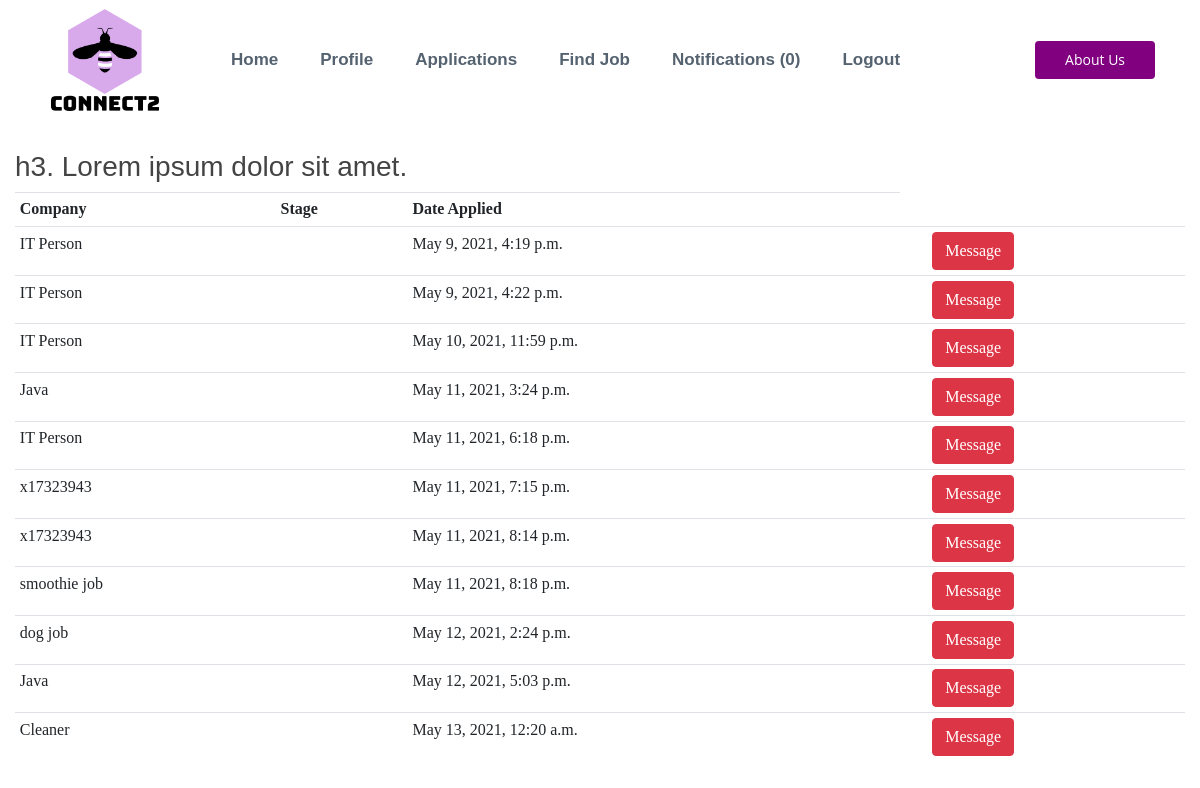
The app's page /employee_applications/ (signed in) with its own data.
### account/models.py (models this page shows, shortened)
class Application(models.Model):
    STATUS = {
        ('applied', 'applied'),
        ('second round', 'second round'),
        ('interview', 'interview'),
        ('accepted', 'accepted'),
        ('rejected', 'rejected'),
    }
    candidate = models.ForeignKey(
        Employee, on_delete=models.CASCADE, related_name='candidates')
    job = models.ForeignKey(Job, on_delete=models.CASCADE)
    status = models.CharField(max_length=15, choices=STATUS)
    updated = models.DateTimeField(auto_now=True)
    created = models.DateTimeField(auto_now_add=True)
    score = models.IntegerField(null=True)
    cover_letter = models.TextField(
        null=True)
    person_type = models.CharField(max_length=15, null=True)
    job_type = models.CharField(max_length=15, null=True)
    match = models.BooleanField(default=False)
    favourited = models.BooleanField(default=False)
    interview = models.BooleanField(default=False)

class Job(models.Model):
    STATUS = (
        ('Open', 'Open'),
        ('Closed', 'Closed'),
        ('Interview', 'Interview'),
    )
    CONTRACT = (
        ('Full Time', 'Full Time'),
        ('Part Time', 'Part Time'),
    )
    WORK = (
        ('Office', 'Office'),
        ('Remote', 'Remote'),
    )
    LENGTH = (
        ('Permanent', 'Permanent'),
        ('Temporary', 'Temporary'),
    )
    employer = models.ForeignKey(
        Employer, null=True, on_delete=models.CASCADE)
    date_created = models.DateTimeField(auto_now_add=True, null=True)
    status = models.CharField(max_length=200, null=True, choices=STATUS)
    title = models.CharField(max_length=200)
    description_role = models.TextField(max_length=2000, null=True, blank=True)
    description_personality = models.TextField(
        max_length=200000, null=True, blank=True)
    contract = models.CharField(max_length=200, null=True, choices=CONTRACT)
    office_type = models.CharField(max_length=200, null=True, choices=WORK)
    length = models.CharField(max_length=200, null=True, choices=LENGTH)
    ideal_person = models.CharField(max_length=200, null=True)
    location = models.CharField(max_length=200, null=True)
    num_hires = models.IntegerField(null=True)
    enviornment = models.TextField(
        max_length=2000, null=True, blank=True)
    created = models.DateTimeField(auto_now_add=True)
    job_round = models.IntegerField(null=True, default=1)
    no_applicants = models.IntegerField(default=0, null=True)
    def __str__(self):
        return self.title

### employee/views.py (the view)
# urls.py: path('employee_applications/', employee_applications,
def employee_applications(request):
    employee = Employee.objects.get(user=request.user)
    applications = Application.objects.filter(candidate=employee)
    context = {
        'employee': employee,
        'applications': applications
    }
    return render(request, 'employee/applications.html', context)

### notifications/context_processors.py (called while the page is built)
def notifications(request):
    if request.user.is_authenticated:
        return {'notifications': request.user.notifications.filter(is_read=False)}
    else:
        return {'notifications': []}

### employee/templates/employee/applications.html
{% extends 'employee/core.html' %}
{% block content %}
<div class="container-fluid">
    <div class="row">
        <div class="col-md-12">
            <h3>
                h3. Lorem ipsum dolor sit amet.
            </h3>
            <table class="table table-sm">
                <tr>
                    <th>Company</th>
                    <th>Stage</th>
                    <th>Date Applied</th>
                </tr>
                {% for application in applications %}
                <tr>
                    <td>{{application.job}}</td>
                    <td>{{application.job_round}}</td>
                    <td>{{application.created}}</td>
                    <td>
                    <td><a class="btn  btn-danger"
                            href="{% url 'view_application' id=application.id pk=application.job.pk  %}">Message</a>
                    </td>
                    {% endfor %}
                </tr>
                </tr>
            </table>
        </div>
    </div>
</div>
{% endblock %}

### static/core.css (style rules this page uses)
table { counter-reset: tableCount; font-family: Georgia; }
body { font-family: "Open Sans", sans-serif; color: #444444; }
a { color: #d9232d; }
h1, h2, h3, h4, h5, h6 { font-family: "Raleway", sans-serif; }

### records on screen
Application: job "IT Person", created "May 9, 2021, 4:19 p.m."
Application: job "IT Person", created "May 9, 2021, 4:22 p.m."
Application: job "IT Person", created "May 10, 2021, 11:59 p.m."
Application: job "Java", created "May 11, 2021, 3:24 p.m."
Application: job "IT Person", created "May 11, 2021, 6:18 p.m."
Application: job "x17323943", created "May 11, 2021, 7:15 p.m."
Application: job "x17323943", created "May 11, 2021, 8:14 p.m."
Application: job "smoothie job", created "May 11, 2021, 8:18 p.m."
Application: job "dog job", created "May 12, 2021, 2:24 p.m."
Application: job "Java", created "May 12, 2021, 5:03 p.m."
Application: job "Cleaner", created "May 13, 2021, 12:20 a.m."

### other values on screen
{{ notifications.count }} "0"
